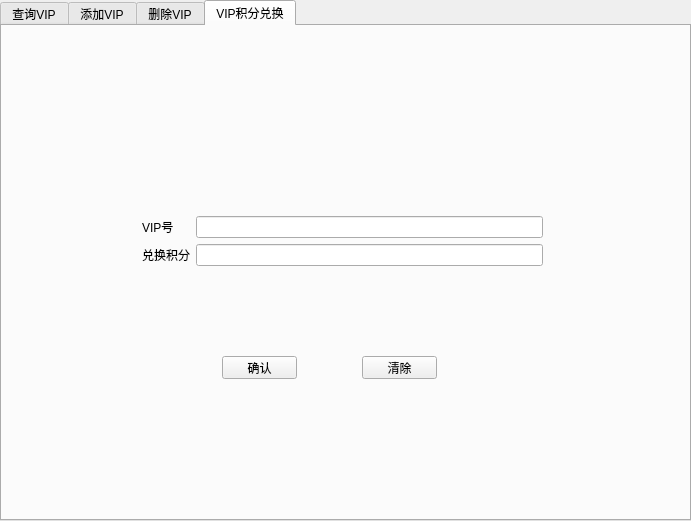
<?xml version="1.0" encoding="UTF-8"?>
<ui version="4.0">
 <class>vipDialog</class>
 <widget class="QDialog" name="vipDialog">
  <property name="geometry">
   <rect>
    <x>0</x>
    <y>0</y>
    <width>691</width>
    <height>521</height>
   </rect>
  </property>
  <property name="windowTitle">
   <string>Dialog</string>
  </property>
  <widget class="QLabel" name="label">
   <property name="geometry">
    <rect>
     <x>0</x>
     <y>0</y>
     <width>691</width>
     <height>521</height>
    </rect>
   </property>
   <property name="text">
    <string/>
   </property>
   <property name="pixmap">
    <pixmap resource="images.qrc">:/images/images/middle.jpg</pixmap>
   </property>
  </widget>
  <widget class="QTabWidget" name="tabWidget">
   <property name="geometry">
    <rect>
     <x>0</x>
     <y>0</y>
     <width>691</width>
     <height>521</height>
    </rect>
   </property>
   <property name="currentIndex">
    <number>3</number>
   </property>
   <widget class="QWidget" name="tabWidgetPage1_2">
    <attribute name="title">
     <string>查询VIP</string>
    </attribute>
    <widget class="QWidget" name="horizontalLayoutWidget">
     <property name="geometry">
      <rect>
       <x>120</x>
       <y>100</y>
       <width>411</width>
       <height>31</height>
      </rect>
     </property>
     <layout class="QHBoxLayout" name="horizontalLayout">
      <item>
       <widget class="QLabel" name="label_4">
        <property name="text">
         <string>VIP号</string>
        </property>
       </widget>
      </item>
      <item>
       <widget class="QLineEdit" name="search_vip_id"/>
      </item>
      <item>
       <widget class="QPushButton" name="search_vip_submit">
        <property name="text">
         <string>查询</string>
        </property>
       </widget>
      </item>
     </layout>
    </widget>
    <widget class="QWidget" name="formLayoutWidget_8">
     <property name="geometry">
      <rect>
       <x>120</x>
       <y>150</y>
       <width>421</width>
       <height>175</height>
      </rect>
     </property>
     <layout class="QFormLayout" name="formLayout_12">
      <item row="1" column="0">
       <widget class="QLabel" name="label_5">
        <property name="text">
         <string>姓名：</string>
        </property>
       </widget>
      </item>
      <item row="1" column="1">
       <widget class="QLabel" name="search_vip_name">
        <property name="text">
         <string/>
        </property>
       </widget>
      </item>
      <item row="2" column="0">
       <widget class="QLabel" name="label_6">
        <property name="text">
         <string>积分:</string>
        </property>
       </widget>
      </item>
      <item row="2" column="1">
       <widget class="QLabel" name="search_vip_score">
        <property name="text">
         <string/>
        </property>
       </widget>
      </item>
     </layout>
    </widget>
   </widget>
   <widget class="QWidget" name="tabWidgetPage2_2">
    <attribute name="title">
     <string>添加VIP</string>
    </attribute>
    <widget class="QPushButton" name="addPerson">
     <property name="geometry">
      <rect>
       <x>210</x>
       <y>320</y>
       <width>75</width>
       <height>23</height>
      </rect>
     </property>
     <property name="text">
      <string>确认</string>
     </property>
    </widget>
    <widget class="QPushButton" name="clear">
     <property name="geometry">
      <rect>
       <x>330</x>
       <y>320</y>
       <width>75</width>
       <height>23</height>
      </rect>
     </property>
     <property name="text">
      <string>清除</string>
     </property>
    </widget>
    <widget class="QWidget" name="formLayoutWidget_7">
     <property name="geometry">
      <rect>
       <x>120</x>
       <y>150</y>
       <width>401</width>
       <height>151</height>
      </rect>
     </property>
     <layout class="QFormLayout" name="formLayout_11">
      <item row="2" column="0">
       <widget class="QLabel" name="Label_61">
        <property name="text">
         <string>姓名</string>
        </property>
       </widget>
      </item>
      <item row="2" column="1">
       <widget class="QLineEdit" name="create_vip_name"/>
      </item>
      <item row="3" column="0">
       <widget class="QLabel" name="Label_65">
        <property name="text">
         <string>手机号码</string>
        </property>
       </widget>
      </item>
      <item row="3" column="1">
       <widget class="QLineEdit" name="create_vip_phone"/>
      </item>
      <item row="1" column="1">
       <widget class="QLineEdit" name="create_vip_id"/>
      </item>
      <item row="1" column="0">
       <widget class="QLabel" name="Label_60">
        <property name="text">
         <string>VIP号 </string>
        </property>
       </widget>
      </item>
     </layout>
    </widget>
   </widget>
   <widget class="QWidget" name="tab">
    <attribute name="title">
     <string>删除VIP</string>
    </attribute>
    <widget class="QPushButton" name="submit_delete">
     <property name="geometry">
      <rect>
       <x>270</x>
       <y>330</y>
       <width>141</width>
       <height>23</height>
      </rect>
     </property>
     <property name="text">
      <string>确认删除</string>
     </property>
    </widget>
    <widget class="QWidget" name="formLayoutWidget_6">
     <property name="geometry">
      <rect>
       <x>140</x>
       <y>120</y>
       <width>401</width>
       <height>191</height>
      </rect>
     </property>
     <layout class="QFormLayout" name="formLayout_10">
      <item row="0" column="0">
       <widget class="QLabel" name="Label_54">
        <property name="text">
         <string>员工号</string>
        </property>
       </widget>
      </item>
      <item row="0" column="1">
       <widget class="QLineEdit" name="delete_vip_id"/>
      </item>
      <item row="2" column="0">
       <widget class="QLabel" name="Label_55">
        <property name="text">
         <string>姓名</string>
        </property>
       </widget>
      </item>
      <item row="1" column="1">
       <widget class="QPushButton" name="request_info">
        <property name="text">
         <string>显示</string>
        </property>
       </widget>
      </item>
      <item row="2" column="1">
       <widget class="QLabel" name="delete_vip_name">
        <property name="text">
         <string/>
        </property>
       </widget>
      </item>
      <item row="3" column="0">
       <widget class="QLabel" name="Label_56">
        <property name="text">
         <string>积分</string>
        </property>
       </widget>
      </item>
      <item row="3" column="1">
       <widget class="QLabel" name="delete_vip_score">
        <property name="text">
         <string/>
        </property>
       </widget>
      </item>
     </layout>
    </widget>
   </widget>
   <widget class="QWidget" name="tab_2">
    <attribute name="title">
     <string>VIP积分兑换</string>
    </attribute>
    <widget class="QPushButton" name="update_clear">
     <property name="geometry">
      <rect>
       <x>360</x>
       <y>330</y>
       <width>75</width>
       <height>23</height>
      </rect>
     </property>
     <property name="text">
      <string>清除</string>
     </property>
    </widget>
    <widget class="QPushButton" name="submit_update">
     <property name="geometry">
      <rect>
       <x>220</x>
       <y>330</y>
       <width>75</width>
       <height>23</height>
      </rect>
     </property>
     <property name="text">
      <string>确认</string>
     </property>
    </widget>
    <widget class="QWidget" name="formLayoutWidget_4">
     <property name="geometry">
      <rect>
       <x>140</x>
       <y>190</y>
       <width>401</width>
       <height>91</height>
      </rect>
     </property>
     <layout class="QFormLayout" name="formLayout_4">
      <item row="1" column="0">
       <widget class="QLabel" name="Label_18">
        <property name="text">
         <string>VIP号</string>
        </property>
       </widget>
      </item>
      <item row="1" column="1">
       <widget class="QLineEdit" name="update_vip_id"/>
      </item>
      <item row="2" column="0">
       <widget class="QLabel" name="label_7">
        <property name="text">
         <string>兑换积分</string>
        </property>
       </widget>
      </item>
      <item row="2" column="1">
       <widget class="QLineEdit" name="update_vip_score"/>
      </item>
     </layout>
    </widget>
   </widget>
  </widget>
 </widget>
 <resources>
  <include location="images.qrc"/>
 </resources>
 <connections/>
</ui>
